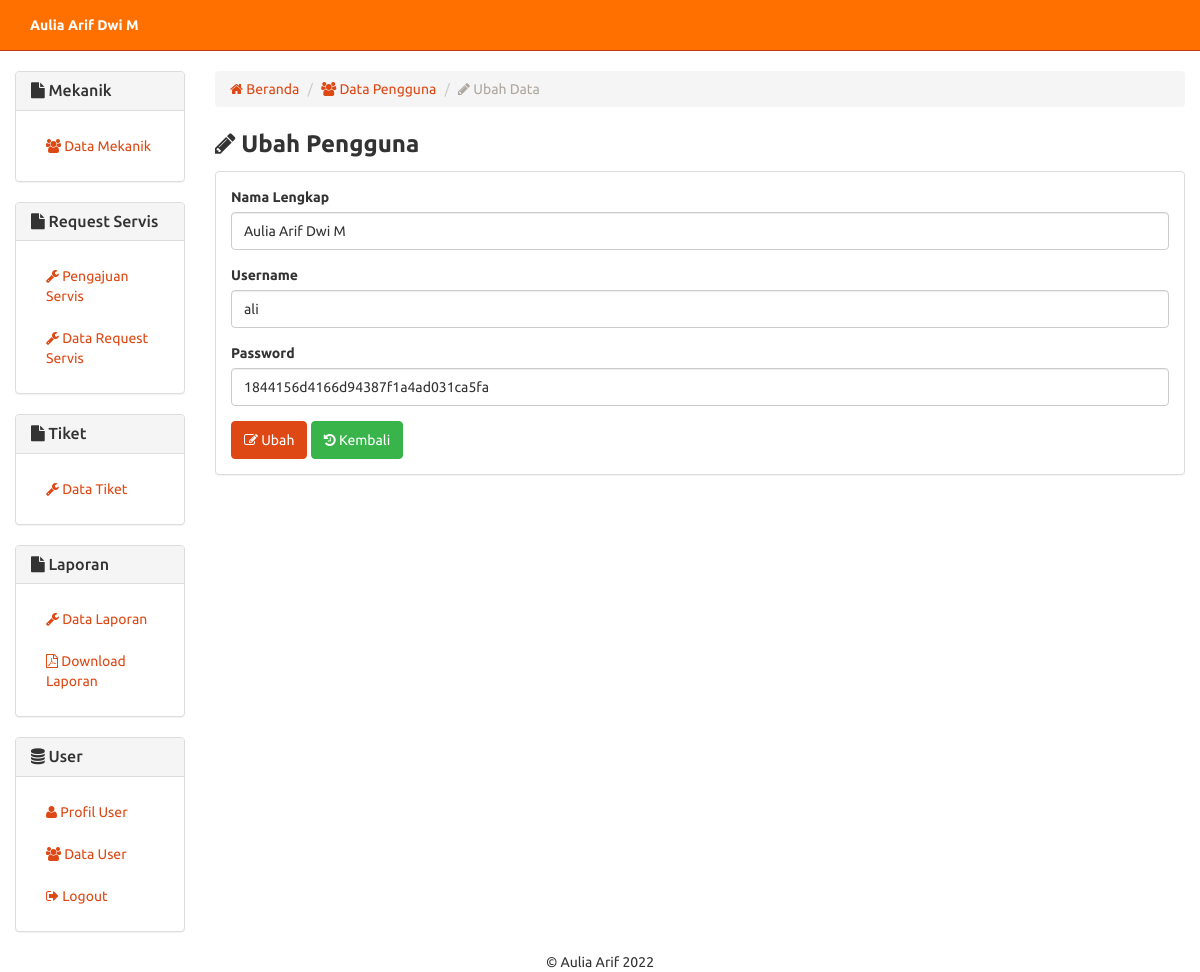
The app's page /user-ubah.php?id=1 (signed in) with its own data.
### tables this page shows
CREATE TABLE `user` (
  `no_user` int(2) NOT NULL,
  `username` varchar(8) DEFAULT NULL,
  `nama_user` varchar(30) DEFAULT NULL,
  `password` varchar(50) DEFAULT NULL,
  `tipe_user` varchar(10) NOT NULL
);

### includes/user.inc.php (called while the page is built, shortened)
<?php
class User{
	private $conn;
	private $table_name = "user";
	public $id;
	public function __construct($db){
		$this->conn = $db;
	}
	function readOne(){
		$query = "SELECT * FROM " . $this->table_name . " WHERE no_user=? LIMIT 0,1";
		$stmt = $this->conn->prepare( $query );
		$stmt->bindParam(1, $this->id);
		$stmt->execute();
		$row = $stmt->fetch(PDO::FETCH_ASSOC);
		$this->id = $row['no_user'];
		$this->nl = $row['nama_user'];
		$this->un = $row['username'];
		$this->pw = $row['password'];
	}
}
?>

### user-ubah.php (the view, shortened to what this page needs)
<?php
include_once 'header.php';
$id = isset($_GET['id']) ? $_GET['id'] : die('ERROR: missing ID.');
include_once 'includes/user.inc.php';
$eks = new User($db);
$eks->id = $id;
$eks->readOne();
?>
		<div class="row">
		  <div class="col-xs-12 col-sm-12 col-md-2">
		  <?php
			include_once 'sidebar.php';
			?>
		  </div>
		  <div class="col-xs-12 col-sm-12 col-md-10">
		  <ol class="breadcrumb">
			  <li><a href="index.php"><span class="fa fa-home"></span> Beranda</a></li>
			  <li><a href="user.php"><span class="fa fa-users"></span> Data Pengguna</a></li>
			  <li class="active"><span class="fa fa-pencil"></span> Ubah Data</li>
			</ol>
		  	<p style="margin-bottom:10px;">
		  		<strong style="font-size:18pt;"><span class="fa fa-pencil"></span> Ubah Pengguna</strong>
		  	</p>
             <div class="panel panel-default">
    <div class="panel-body">
                <form method="post">
                  <div class="form-group">
                    <label for="nl">Nama Lengkap</label>
                    <input type="text" class="form-control" id="nl" name="nl" required oninvalid="this.setCustomValidity('Nama tidak boleh kosong')" oninput="setCustomValidity('')" value="<?php echo $eks->nl; ?>">
                  </div>
                  <div class="form-group">
                    <label for="un">Username</label>
                    <input type="text" class="form-control" id="un" name="un" required oninvalid="this.setCustomValidity('Username tidak boleh kosong')" oninput="setCustomValidity('')" value="<?php echo $eks->un; ?>">
                  </div>
                  <div class="form-group">
                    <label for="pw">Password</label>
                    <input type="text" class="form-control" id="pw" name="pw" required oninvalid="this.setCustomValidity('Password tidak boleh kosong')" oninput="setCustomValidity('')" value="<?php echo $eks->pw; ?>">
                  </div>
                  <button type="submit" class="btn btn-primary"><span class="fa fa-edit"></span> Ubah</button>
				  <button type="button" onclick="location.href='user.php'" class="btn btn-success"><span class="fa fa-history"></span> Kembali</button>
                </form>
          </div></div></div>
        </div>
        <?php
include_once 'footer.php';
?>

### records on screen
user: nl "Aulia Arif Dwi M", un "ali", pw "1844156d4166d94387f1a4ad031ca5fa"

### other values on screen
$_SESSION['nama_user'] "Aulia Arif Dwi M"
